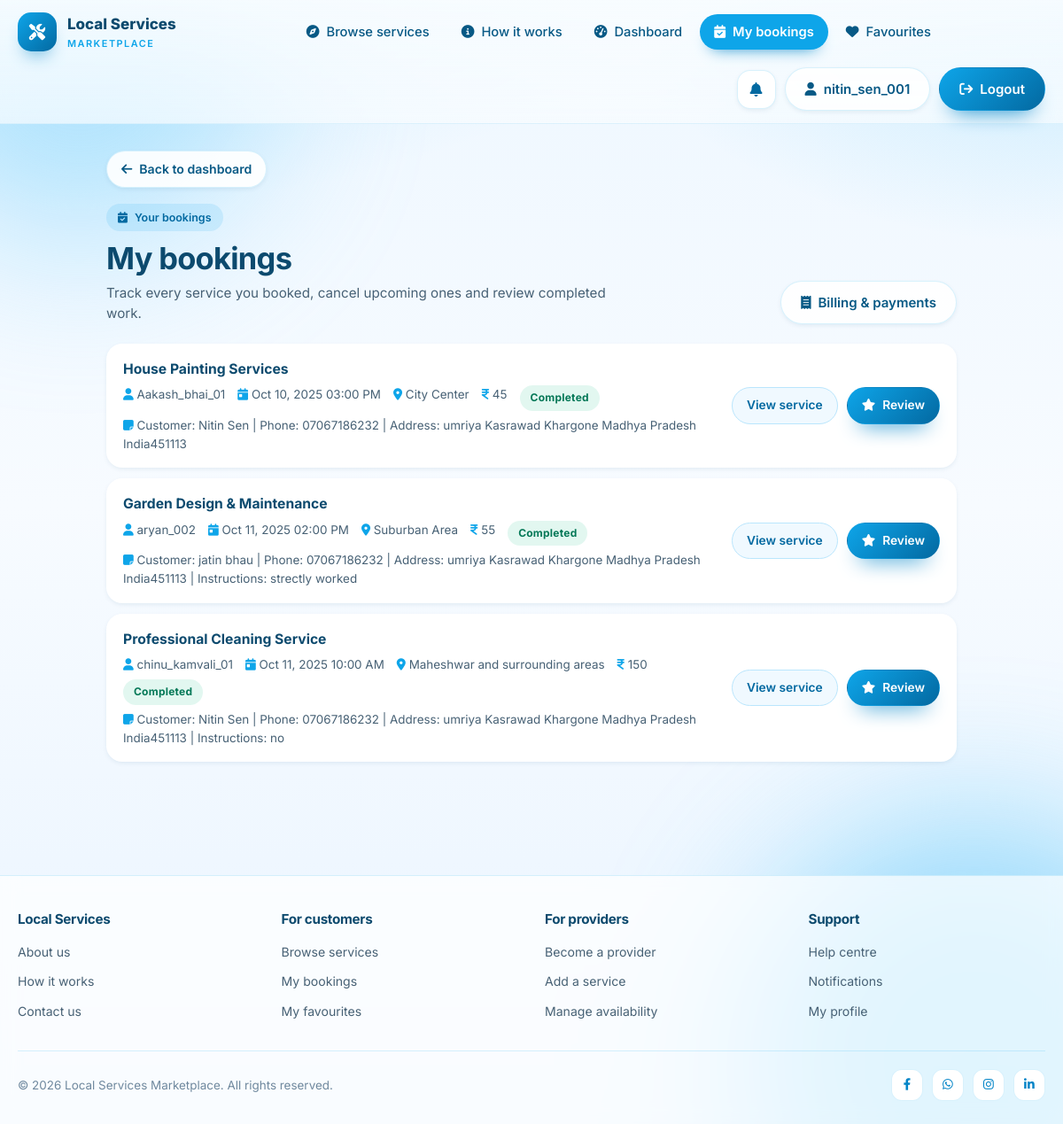
Screenshot of /bookings/my/ (signed in) with the database file from the repository.
### bookings/models.py (models this page shows, shortened)
class Booking(models.Model):
    STATUS_CHOICES = [
        ('pending', 'Pending'),
        ('confirmed', 'Confirmed'),
        ('in_progress', 'In Progress'),
        ('completed', 'Completed'),
        ('cancelled', 'Cancelled'),
    ]
    user = models.ForeignKey(User, on_delete=models.CASCADE, related_name='bookings')
    service = models.ForeignKey('services.Service', on_delete=models.CASCADE)
    date = models.DateTimeField()
    status = models.CharField(max_length=20, choices=STATUS_CHOICES, default='pending')
    notes = models.TextField(blank=True)
    created_at = models.DateTimeField(auto_now_add=True)
    updated_at = models.DateTimeField(auto_now=True)
    class Meta:
        ordering = ['-created_at']

### services/models.py (models this page shows, shortened)
class Service(models.Model):
    name = models.CharField(max_length=200)
    description = models.TextField()
    price = models.DecimalField(max_digits=10, decimal_places=2)
    category = models.ForeignKey(Category, on_delete=models.CASCADE)
    provider = models.ForeignKey(User, on_delete=models.CASCADE)
    image = models.ImageField(upload_to='services/', blank=True, null=True)
    featured = models.BooleanField(default=False)
    available = models.BooleanField(default=True)
    location = models.CharField(max_length=100, blank=True)
    created_at = models.DateTimeField(auto_now_add=True)
    updated_at = models.DateTimeField(auto_now=True)

### bookings/views.py (the view)
# urls.py: path('my/', views.my_bookings, name='my_bookings'),
@login_required
def my_bookings(request):
    bookings = Booking.objects.filter(user=request.user).select_related('service', 'service__provider')
    return render(request, 'bookings/my_bookings.html', {'bookings': bookings})

### accounts/context_processors.py (called while the page is built)
def notification_context(request):
    if not request.user.is_authenticated:
        return {'unread_notification_count': 0}
    return {'unread_notification_count': request.user.notifications.filter(is_read=False).count()}

### bookings/templates/bookings/my_bookings.html (shortened to what this page needs)
{% extends 'base.html' %}
{% block content %}
<div class="page">
    <div class="container container-medium">
        <a class="back-link" href="{% url 'accounts:user_dashboard' %}">
            <i class="fas fa-arrow-left" aria-hidden="true"></i> Back to dashboard
        </a>
        <div class="page-head">
            <div>
                <span class="eyebrow"><i class="fas fa-calendar-check" aria-hidden="true"></i> Your bookings</span>
                <h1>My bookings</h1>
                <p class="sub">Track every service you booked, cancel upcoming ones and review completed work.</p>
            </div>
            <a class="btn btn-ghost" href="{% url 'bookings:billing_history' %}">
                <i class="fas fa-receipt" aria-hidden="true"></i> Billing &amp; payments
            </a>
        </div>
        {% if bookings %}
            <ul class="list">
                {% for booking in bookings %}
                    <li class="list-item">
                        <div class="item-main">
                            <p class="item-title">{{ booking.service.name }}</p>
                            <div class="item-meta">
                                <span>
                                    <i class="fas fa-user" aria-hidden="true"></i>
                                    {{ booking.service.provider.get_full_name|default:booking.service.provider.username }}
                                </span>
                                <span><i class="fas fa-calendar-day" aria-hidden="true"></i> {{ booking.date|date:"M d, Y h:i A" }}</span>
                                <span><i class="fas fa-location-dot" aria-hidden="true"></i> {{ booking.service.location|default:"Not specified" }}</span>
                                <span><i class="fas fa-indian-rupee-sign" aria-hidden="true"></i> {{ booking.service.price|floatformat:0 }}</span>
                                <span class="badge status-{{ booking.status }}">{{ booking.get_status_display }}</span>
                            </div>
                            {% if booking.notes %}
                                <div class="item-meta">
                                    <span><i class="fas fa-note-sticky" aria-hidden="true"></i> {{ booking.notes }}</span>
                                </div>
                            {% endif %}
                        </div>
                        <div class="item-side">
                            <a class="btn btn-sm btn-outline" href="{% url 'services:service_detail' booking.service.id %}">View service</a>
                            {% if booking.status == 'completed' %}
                                <a class="btn btn-sm btn-primary" href="{% url 'reviews:add_review' booking.service.id %}">
                                    <i class="fas fa-star" aria-hidden="true"></i> Review
                                </a>
                            {% endif %}
                        </div>
                    </li>
                {% endfor %}
            </ul>
        {% endif %}
    </div>
</div>
{% endblock %}

### templates/base.html (shortened to what this page needs)
{% load static %}
<!DOCTYPE html>
<html lang="en">
<head>
    <link rel="stylesheet" href="https://cdnjs.cloudflare.com/ajax/libs/font-awesome/6.4.0/css/all.min.css">
    <link rel="stylesheet" href="{% static 'css/theme.css' %}">
</head>
<body>
    <div class="bg-orb orb-1" aria-hidden="true"></div>
    <div class="bg-orb orb-2" aria-hidden="true"></div>
    <header class="site-header">
        <div class="container header-inner">
            <a class="brand" href="{% url 'home' %}">
                <span class="brand-icon" aria-hidden="true"><i class="fas fa-screwdriver-wrench"></i></span>
                <span>Local Services<small>Marketplace</small></span>
            </a>
            <nav class="main-nav" aria-label="Primary">
                <a href="{% url 'services:service_list' %}"
                   class="{% if request.resolver_match.view_name == 'services:service_list' %}is-active{% endif %}">
                    <i class="fas fa-compass" aria-hidden="true"></i> Browse services
                </a>
                <a href="{% url 'about' %}"
                   class="{% if request.resolver_match.url_name == 'about' %}is-active{% endif %}">
                    <i class="fas fa-circle-info" aria-hidden="true"></i> How it works
                </a>
                {% if user.is_authenticated %}
                    <a href="{% if user.profile.is_provider %}{% url 'accounts:provider_dashboard' %}{% else %}{% url 'accounts:user_dashboard' %}{% endif %}"
                       class="{% if request.resolver_match.url_name == 'provider_dashboard' or request.resolver_match.url_name == 'user_dashboard' %}is-active{% endif %}">
                        <i class="fas fa-gauge-high" aria-hidden="true"></i> Dashboard
                    </a>
                    <a href="{% url 'bookings:my_bookings' %}"
                       class="{% if request.resolver_match.url_name == 'my_bookings' %}is-active{% endif %}">
                        <i class="fas fa-calendar-check" aria-hidden="true"></i> My bookings
                    </a>
                    <a href="{% url 'services:favorite_list' %}"
                       class="{% if request.resolver_match.url_name == 'favorite_list' %}is-active{% endif %}">
                        <i class="fas fa-heart" aria-hidden="true"></i> Favourites
                    </a>
                {% endif %}
            </nav>
            <div class="header-actions">
                <a class="icon-btn"
                   href="{% if user.is_authenticated %}{% url 'accounts:notifications' %}{% else %}{% url 'accounts:login' %}{% endif %}"
                   aria-label="Notifications">
                    <i class="fas fa-bell" aria-hidden="true"></i>
                </a>
                {% if user.is_authenticated %}
                    <a class="btn btn-ghost" href="{% url 'accounts:profile' %}">
                        <i class="fas fa-user" aria-hidden="true"></i> {{ user.get_short_name|default:user.username }}
                    </a>
                    <a class="btn btn-primary" href="{% url 'accounts:logout' %}">
                        <i class="fas fa-arrow-right-from-bracket" aria-hidden="true"></i> Logout
                    </a>
                {% else %}
                    <a class="btn btn-ghost" href="{% url 'accounts:login' %}">Login</a>
                    <a class="btn btn-primary" href="{% url 'accounts:register' %}">Get started</a>
                {% endif %}
            </div>
        </div>
    </header>
    <main id="main">
        {% block content %}{% endblock %}
    </main>
    <footer class="site-footer">
        <div class="container">
            <div class="footer-grid">
                <div class="footer-col">
                    <h3>Local Services</h3>
                    <ul>
                        <li><a href="{% url 'about' %}">About us</a></li>
                        <li><a href="{% url 'about' %}">How it works</a></li>
                        <li><a href="{% url 'contact' %}">Contact us</a></li>
                    </ul>
                </div>
                <div class="footer-col">
                    <h3>For customers</h3>
                    <ul>
                        <li><a href="{% url 'services:service_list' %}">Browse services</a></li>
                        <li><a href="{% url 'bookings:my_bookings' %}">My bookings</a></li>
                        <li><a href="{% url 'services:favorite_list' %}">My favourites</a></li>
                    </ul>
                </div>
                <div class="footer-col">
                    <h3>For providers</h3>
                    <ul>
                        <li><a href="{% url 'accounts:register' %}">Become a provider</a></li>
                        <li><a href="{% url 'services:add_service' %}">Add a service</a></li>
                        <li><a href="{% url 'services:availability' %}">Manage availability</a></li>
                    </ul>
                </div>
                <div class="footer-col">
                    <h3>Support</h3>
                    <ul>
                        <li><a href="{% url 'contact' %}">Help centre</a></li>
                        <li><a href="{% url 'accounts:notifications' %}">Notifications</a></li>
                        <li><a href="{% url 'accounts:profile' %}">My profile</a></li>
                    </ul>
                </div>
            </div>
            <div class="footer-bottom">
                <p>&copy; {% now "Y" %} Local Services Marketplace. All rights reserved.</p>
                <div class="socials" aria-label="Social links">
                    <a href="{% url 'contact' %}" aria-label="Facebook"><i class="fab fa-facebook-f" aria-hidden="true"></i></a>
                    <a href="{% url 'contact' %}" aria-label="WhatsApp"><i class="fab fa-whatsapp" aria-hidden="true"></i></a>
                    <a href="{% url 'contact' %}" aria-label="Instagram"><i class="fab fa-instagram" aria-hidden="true"></i></a>
                    <a href="{% url 'contact' %}" aria-label="LinkedIn"><i class="fab fa-linkedin-in" aria-hidden="true"></i></a>
                </div>
            </div>
        </div>
    </footer>
</body>
</html>

### rows the page displays
Booking: service.name "House Painting Services", service.provider.get_full_name "Aakash_bhai_01", date "Oct 10, 2025 03:00 PM", service.location "City Center", service.price "45", status "Completed", notes "Customer: Nitin Sen | Phone: 07067186232 | Address: umriya Kasrawad Khargone Madhya Pradesh India451113", shows "Review"
Booking: service.name "Garden Design & Maintenance", service.provider.get_full_name "aryan_002", date "Oct 11, 2025 02:00 PM", service.location "Suburban Area", service.price "55", status "Completed", notes "Customer: jatin bhau | Phone: 07067186232 | Address: umriya Kasrawad Khargone Madhya Pradesh India451113 | Instructions: strectly worked", shows "Review"
Booking: service.name "Professional Cleaning Service", service.provider.get_full_name "chinu_kamvali_01", date "Oct 11, 2025 10:00 AM", service.location "Maheshwar and surrounding areas", service.price "150", status "Completed", notes "Customer: Nitin Sen | Phone: 07067186232 | Address: umriya Kasrawad Khargone Madhya Pradesh India451113 | Instructions: no", shows "Review"

### other values shown
{{ user.get_short_name|default:user.username }} "nitin_sen_001"
